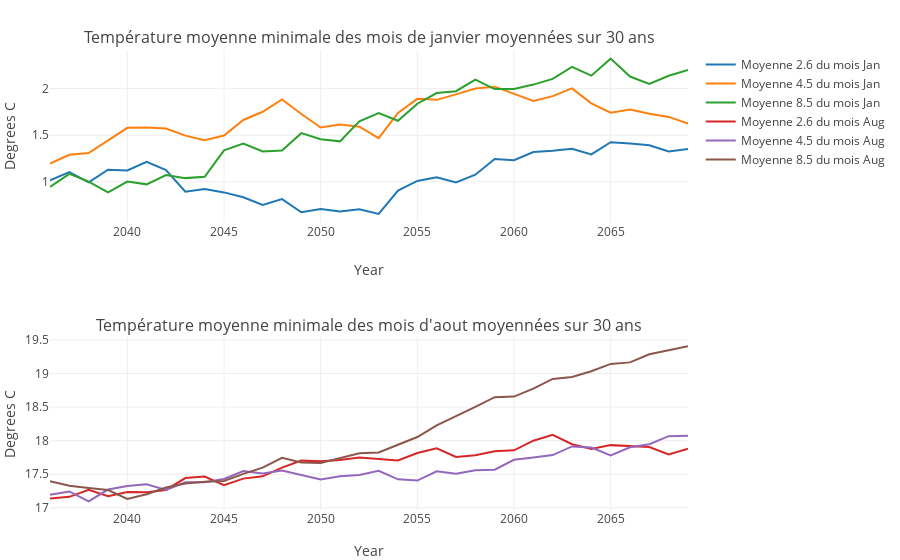

Write notebook code for a chart like this one.
### Markdown cell above
Le diagramme ci-dessous  représente l'évolution sur `yearPeriod` années de la température dans la région Lyonnaise.(Décommenter la dernière ligne du bloc pour afficher la figure)

### Code cell
q = 0
trace26_0 = go.Scatter(
    x = lyon_year[firstPlotYear:lastPlotYear],
    y = moymAreaInterval_26[q,:],
    name ='Moyenne 2.6 du mois %s'%lyon_month[calcMonth[q]]
)
trace45_0 = go.Scatter(
    x = lyon_year[firstPlotYear:lastPlotYear],
    y = moymAreaInterval_45[q,:],
    name ='Moyenne 4.5 du mois %s'%lyon_month[calcMonth[q]]
)
trace85_0 = go.Scatter(
    x = lyon_year[firstPlotYear:lastPlotYear],
    y = moymAreaInterval_85[q,:],
    name ='Moyenne 8.5 du mois %s'%lyon_month[calcMonth[q]]
)

q = 1
trace26_1 = go.Scatter(
    x = lyon_year[firstPlotYear:lastPlotYear],
    y = moymAreaInterval_26[q,:],
    name ='Moyenne 2.6 du mois %s'%lyon_month[calcMonth[q]]
)
trace45_1 = go.Scatter(
    x = lyon_year[firstPlotYear:lastPlotYear],
    y = moymAreaInterval_45[q,:],
    name ='Moyenne 4.5 du mois %s'%lyon_month[calcMonth[q]]
)

trace85_1 = go.Scatter(
    x = lyon_year[firstPlotYear:lastPlotYear],
    y = moymAreaInterval_85[q,:],
    name ='Moyenne 8.5 du mois %s'%lyon_month[calcMonth[q]]
)

fig = tools.make_subplots(rows=2, 
                          cols=1, 
                          subplot_titles=("Température moyenne minimale des mois de janvier moyennées sur 30 ans","Température moyenne minimale des mois d'aout moyennées sur 30 ans"))

fig.append_trace(trace26_0, 1, 1)
fig.append_trace(trace45_0, 1, 1)
fig.append_trace(trace85_0, 1, 1)
fig.append_trace(trace26_1, 2, 1)
fig.append_trace(trace45_1, 2, 1)
fig.append_trace(trace85_1, 2, 1)

fig['layout']['xaxis1'].update(title='Year')
fig['layout']['xaxis2'].update(title='Year')
fig['layout']['yaxis1'].update(title='Degrees C')
fig['layout']['yaxis2'].update(title='Degrees C')
fig['layout']['margin'] = {'l': 50, 'r': 10, 'b': 50, 't': 50}
#fig['layout'].update(title='Température moyenne maximale du mois de juillet', 
#                     autosize=False, width=800, height=380)  



layout = dict (
           title = "Température moyenne minimale des mois de l'année moyennées sur 30 ans",
           xaxis = dict(
                 title = 'Année',
                 showline=True,
                 showticklabels=True,
                 ticklen=5
             ),
             yaxis = dict(
                 title = 'Temperature (degrees Celsius)',
                 showline=True,
                 showticklabels=True
             ),         
)

#fig = dict(data=data, layout=layout)

py.iplot(fig, filename='basic-line')

### Figure 1 — Plotly figure (JSON) as saved in the notebook; plotly's stock layout.template omitted (floating-point values rounded to 4 significant figures)
{"data": [{"name": "Moyenne 2.6 du mois Jan", "type": "scatter", "uid": "8e46bb77-68c2-4a8f-8d1d-56b366f3ea23", "x": [2036, 2037, 2038, 2039, 2040, 2041, 2042, 2043, 2044, 2045, 2046, 2047, 2048, 2049, 2050, 2051, 2052, 2053, 2054, 2055, 2056, 2057, 2058, 2059, 2060, 2061, 2062, 2063, 2064, 2065, 2066, 2067, 2068, 2069], "xaxis": "x", "y": [1.017, 1.106, 0.9952, 1.13, 1.121, 1.215, 1.127, 0.8937, 0.9232, 0.8869, 0.8348, 0.7523, 0.8147, 0.6742, 0.7093, 0.6829, 0.7047, 0.6564, 0.9066, 1.009, 1.048, 0.9932, 1.076, 1.245, 1.232, 1.319, 1.334, 1.355, 1.294, 1.425, 1.412, 1.392, 1.327, 1.353, 0, 0, 0, 0, 0, 0, 0, 0, 0, 0, 0, 0, 0, 0, 0, 0, 0, 0, 0, 0, 0, 0, 0, 0, 0, 0, 0, 0, 0, 0], "yaxis": "y"}, {"name": "Moyenne 4.5 du mois Jan", "type": "scatter", "uid": "6108c943-9801-4456-bca2-d89cfa32a4d9", "x": [2036, 2037, 2038, 2039, 2040, 2041, 2042, 2043, 2044, 2045, 2046, 2047, 2048, 2049, 2050, 2051, 2052, 2053, 2054, 2055, 2056, 2057, 2058, 2059, 2060, 2061, 2062, 2063, 2064, 2065, 2066, 2067, 2068, 2069], "xaxis": "x", "y": [1.196, 1.29, 1.309, 1.445, 1.58, 1.584, 1.573, 1.496, 1.447, 1.496, 1.664, 1.752, 1.885, 1.728, 1.583, 1.615, 1.591, 1.47, 1.739, 1.891, 1.88, 1.938, 2.002, 2.021, 1.945, 1.869, 1.92, 2.002, 1.842, 1.742, 1.775, 1.731, 1.697, 1.625, 0, 0, 0, 0, 0, 0, 0, 0, 0, 0, 0, 0, 0, 0, 0, 0, 0, 0, 0, 0, 0, 0, 0, 0, 0, 0, 0, 0, 0, 0], "yaxis": "y"}, {"name": "Moyenne 8.5 du mois Jan", "type": "scatter", "uid": "0b1ec31a-bb11-49a8-8d49-750aecab1d03", "x": [2036, 2037, 2038, 2039, 2040, 2041, 2042, 2043, 2044, 2045, 2046, 2047, 2048, 2049, 2050, 2051, 2052, 2053, 2054, 2055, 2056, 2057, 2058, 2059, 2060, 2061, 2062, 2063, 2064, 2065, 2066, 2067, 2068, 2069], "xaxis": "x", "y": [0.9461, 1.085, 1.002, 0.8865, 1.003, 0.973, 1.073, 1.04, 1.054, 1.338, 1.41, 1.326, 1.335, 1.522, 1.456, 1.435, 1.65, 1.737, 1.655, 1.838, 1.953, 1.973, 2.097, 1.995, 1.997, 2.043, 2.105, 2.233, 2.139, 2.322, 2.13, 2.051, 2.138, 2.2, 0, 0, 0, 0, 0, 0, 0, 0, 0, 0, 0, 0, 0, 0, 0, 0, 0, 0, 0, 0, 0, 0, 0, 0, 0, 0, 0, 0, 0, 0], "yaxis": "y"}, {"name": "Moyenne 2.6 du mois Aug", "type": "scatter", "uid": "9940e6fd-ff20-4754-80c6-884f9b66de3f", "x": [2036, 2037, 2038, 2039, 2040, 2041, 2042, 2043, 2044, 2045, 2046, 2047, 2048, 2049, 2050, 2051, 2052, 2053, 2054, 2055, 2056, 2057, 2058, 2059, 2060, 2061, 2062, 2063, 2064, 2065, 2066, 2067, 2068, 2069], "xaxis": "x2", "y": [17.14, 17.16, 17.27, 17.17, 17.24, 17.23, 17.27, 17.44, 17.46, 17.34, 17.43, 17.47, 17.6, 17.7, 17.69, 17.71, 17.75, 17.72, 17.7, 17.82, 17.89, 17.76, 17.78, 17.84, 17.86, 18.0, 18.09, 17.95, 17.88, 17.93, 17.91, 17.9, 17.8, 17.88, 0, 0, 0, 0, 0, 0, 0, 0, 0, 0, 0, 0, 0, 0, 0, 0, 0, 0, 0, 0, 0, 0, 0, 0, 0, 0, 0, 0, 0, 0], "yaxis": "y2"}, {"name": "Moyenne 4.5 du mois Aug", "type": "scatter", "uid": "5e2ef42d-6361-4b57-914a-f540c603c65c", "x": [2036, 2037, 2038, 2039, 2040, 2041, 2042, 2043, 2044, 2045, 2046, 2047, 2048, 2049, 2050, 2051, 2052, 2053, 2054, 2055, 2056, 2057, 2058, 2059, 2060, 2061, 2062, 2063, 2064, 2065, 2066, 2067, 2068, 2069], "xaxis": "x2", "y": [17.2, 17.24, 17.1, 17.27, 17.33, 17.35, 17.26, 17.38, 17.38, 17.43, 17.55, 17.51, 17.56, 17.49, 17.42, 17.47, 17.49, 17.55, 17.42, 17.41, 17.54, 17.51, 17.56, 17.57, 17.72, 17.75, 17.78, 17.91, 17.9, 17.78, 17.9, 17.95, 18.07, 18.07, 0, 0, 0, 0, 0, 0, 0, 0, 0, 0, 0, 0, 0, 0, 0, 0, 0, 0, 0, 0, 0, 0, 0, 0, 0, 0, 0, 0, 0, 0], "yaxis": "y2"}, {"name": "Moyenne 8.5 du mois Aug", "type": "scatter", "uid": "6e352e20-48cb-4f51-ac3f-d76e38f76f60", "x": [2036, 2037, 2038, 2039, 2040, 2041, 2042, 2043, 2044, 2045, 2046, 2047, 2048, 2049, 2050, 2051, 2052, 2053, 2054, 2055, 2056, 2057, 2058, 2059, 2060, 2061, 2062, 2063, 2064, 2065, 2066, 2067, 2068, 2069], "xaxis": "x2", "y": [17.4, 17.33, 17.29, 17.26, 17.13, 17.2, 17.3, 17.36, 17.39, 17.4, 17.5, 17.6, 17.75, 17.67, 17.67, 17.74, 17.81, 17.82, 17.94, 18.05, 18.23, 18.36, 18.5, 18.65, 18.66, 18.78, 18.92, 18.95, 19.03, 19.14, 19.17, 19.29, 19.34, 19.41, 0, 0, 0, 0, 0, 0, 0, 0, 0, 0, 0, 0, 0, 0, 0, 0, 0, 0, 0, 0, 0, 0, 0, 0, 0, 0, 0, 0, 0, 0], "yaxis": "y2"}], "layout": {"annotations": [{"font": {"size": 16}, "showarrow": false, "text": "Température moyenne minimale des mois de janvier moyennées sur 30 ans", "x": 0.5, "xanchor": "center", "xref": "paper", "y": 1, "yanchor": "bottom", "yref": "paper"}, {"font": {"size": 16}, "showarrow": false, "text": "Température moyenne minimale des mois d'aout moyennées sur 30 ans", "x": 0.5, "xanchor": "center", "xref": "paper", "y": 0.375, "yanchor": "bottom", "yref": "paper"}], "autosize": true, "margin": {"b": 50, "l": 50, "r": 10, "t": 50}, "xaxis": {"anchor": "y", "autorange": true, "domain": [0, 1], "range": [2036, 2069], "title": {"text": "Year"}, "type": "linear"}, "xaxis2": {"anchor": "y2", "autorange": true, "domain": [0, 1], "range": [2036, 2069], "title": {"text": "Year"}, "type": "linear"}, "yaxis": {"anchor": "x", "autorange": true, "domain": [0.625, 1], "range": [0.5639, 2.414], "title": {"text": "Degrees C"}, "type": "linear"}, "yaxis2": {"anchor": "x2", "autorange": true, "domain": [0, 0.375], "range": [16.97, 19.54], "title": {"text": "Degrees C"}, "type": "linear"}}}
